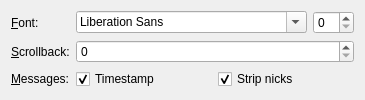
<?xml version="1.0" encoding="UTF-8"?>
<ui version="4.0">
 <class>GeneralWizardPage</class>
 <widget class="QWizardPage" name="GeneralWizardPage">
  <property name="title">
   <string>General settings</string>
  </property>
  <property name="subTitle">
   <string>Adjust general settings</string>
  </property>
  <layout class="QFormLayout" name="formLayout">
   <item row="0" column="0">
    <widget class="QLabel" name="label_2">
     <property name="text">
      <string>&amp;Font:</string>
     </property>
     <property name="buddy">
      <cstring>fontComboBox</cstring>
     </property>
    </widget>
   </item>
   <item row="0" column="1">
    <layout class="QHBoxLayout" name="horizontalLayout">
     <item>
      <widget class="QFontComboBox" name="fontComboBox">
       <property name="sizePolicy">
        <sizepolicy hsizetype="MinimumExpanding" vsizetype="Fixed">
         <horstretch>0</horstretch>
         <verstretch>0</verstretch>
        </sizepolicy>
       </property>
      </widget>
     </item>
     <item>
      <widget class="QSpinBox" name="sizeSpinBox"/>
     </item>
    </layout>
   </item>
   <item row="1" column="0">
    <widget class="QLabel" name="label_3">
     <property name="text">
      <string>&amp;Scrollback:</string>
     </property>
     <property name="buddy">
      <cstring>blockSpinBox</cstring>
     </property>
    </widget>
   </item>
   <item row="1" column="1">
    <widget class="QSpinBox" name="blockSpinBox">
     <property name="maximum">
      <number>9999</number>
     </property>
     <property name="singleStep">
      <number>10</number>
     </property>
    </widget>
   </item>
   <item row="2" column="0">
    <widget class="QLabel" name="label_4">
     <property name="text">
      <string>&amp;Messages:</string>
     </property>
     <property name="buddy">
      <cstring>timeStampCheckBox</cstring>
     </property>
    </widget>
   </item>
   <item row="2" column="1">
    <layout class="QHBoxLayout" name="horizontalLayout_2">
     <item>
      <widget class="QCheckBox" name="timeStampCheckBox">
       <property name="text">
        <string>Timestamp</string>
       </property>
       <property name="checked">
        <bool>true</bool>
       </property>
      </widget>
     </item>
     <item>
      <widget class="QCheckBox" name="stripNicksCheckBox">
       <property name="text">
        <string>Strip nicks</string>
       </property>
       <property name="checked">
        <bool>true</bool>
       </property>
      </widget>
     </item>
    </layout>
   </item>
  </layout>
 </widget>
 <tabstops>
  <tabstop>fontComboBox</tabstop>
 </tabstops>
 <resources/>
 <connections/>
</ui>
